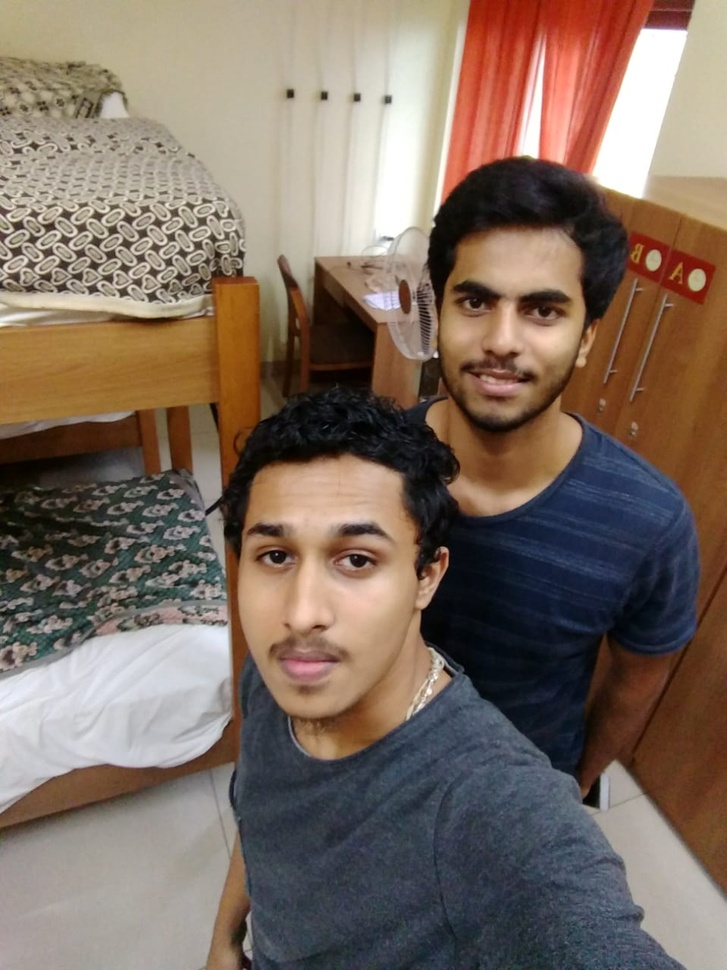
#> input picture selfie.jpg, 727 x 970 px, shrunk from 959 x 1280 before the run
$ python _10cannyBestEdge.py
#> lines starting #> are read from the running program, lines starting #| are printed output that depends on the picture
# https://docs.opencv.org/3.0-beta/doc/py_tutorials/py_imgproc/py_canny/py_canny.html#canny
#combines sobel(both direction), gausian + some tweaks to get best edges(like finding the local maximum,
#  finding sure edges which are above threshold values etc)

import cv2
import numpy as np
from matplotlib import pyplot as plt


img = cv2.imread("selfie.jpg", 0)
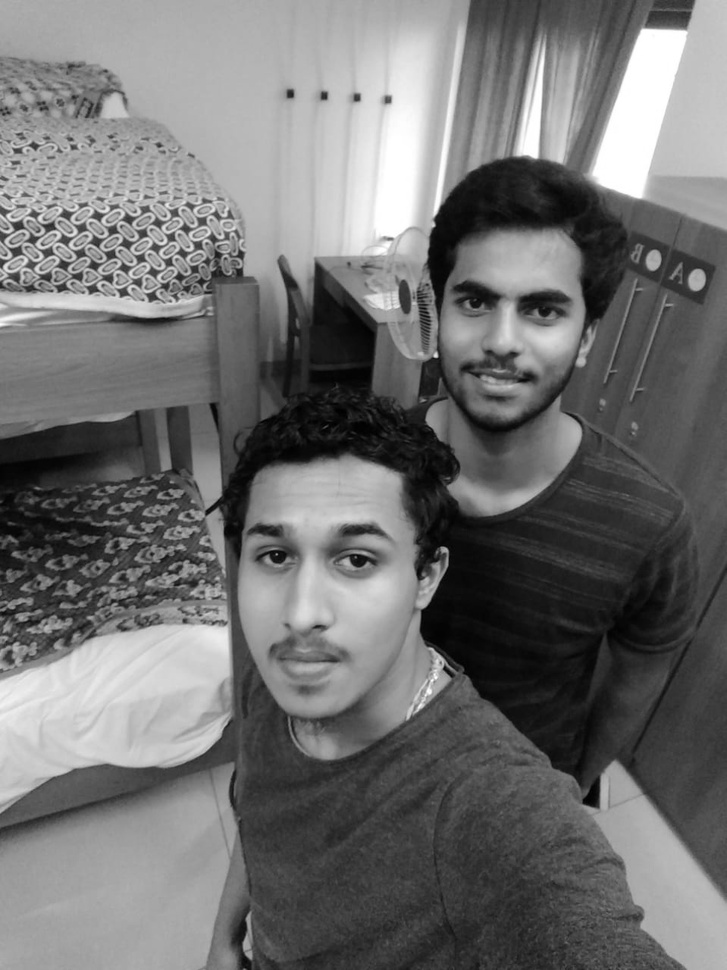
#> img: shape (970, 727); min 0, max 255, mean 112.5
edges = cv2.Canny(img, 100, 200)
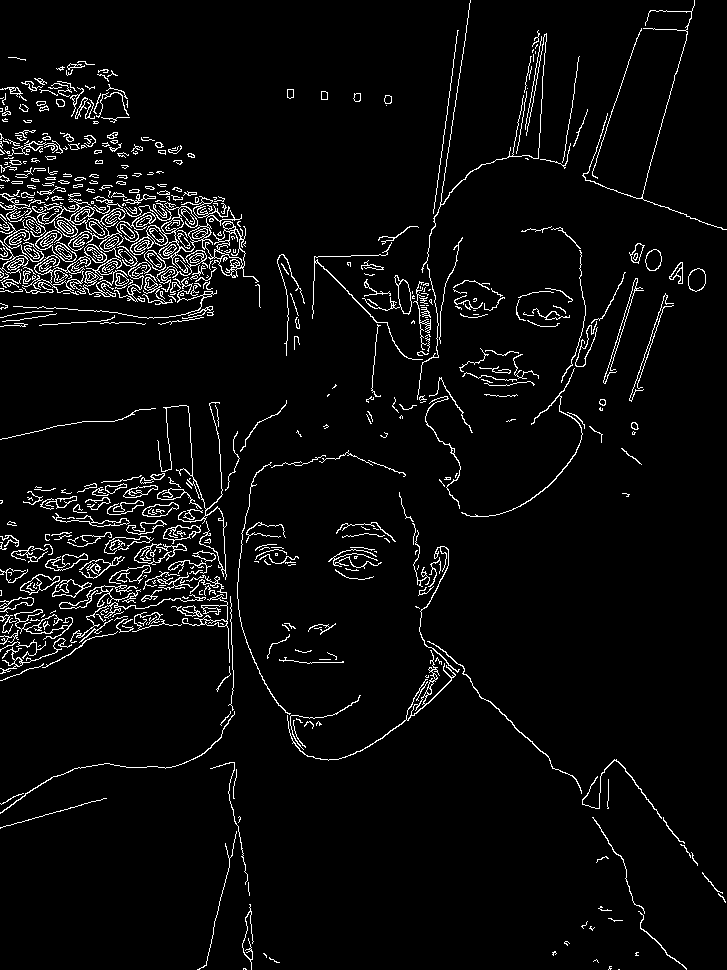
#> edges: shape (970, 727); 4.5% white in thin lines or dots

plt.subplot(121), plt.imshow(img,cmap = 'gray')
# plt.title('Original Image'), plt.xticks([]), plt.yticks([])
# plt.subplot(122),
plt.subplot(122), plt.imshow(edges,cmap = 'gray')
# plt.title('Edge Image'), plt.xticks([]), plt.yticks([])

plt.show()
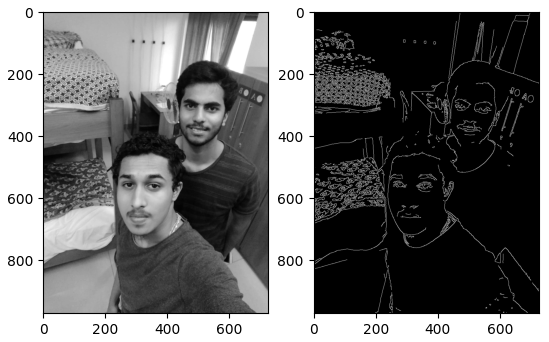
#> figure drawn by matplotlib, 2 panels
